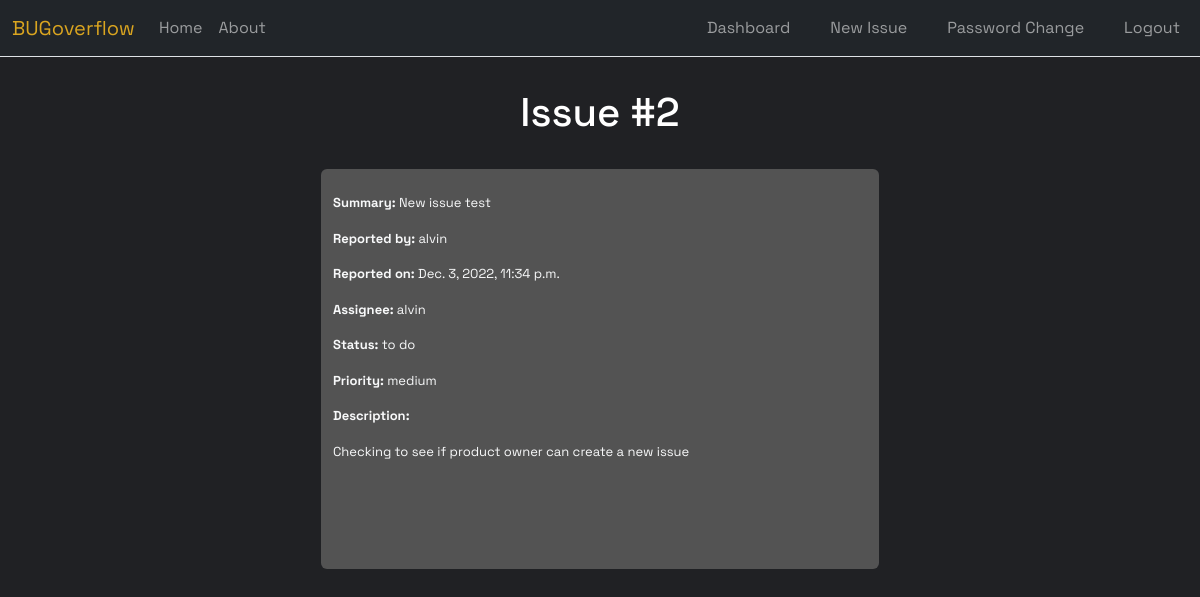
Page /issues/2/ (signed in) on the committed database.
### issues/models.py (models this page shows, shortened)
class Issue(models.Model):
    summary = models.CharField(max_length=1024)
    description = models.TextField()
    status = models.ForeignKey(
        Status,
        on_delete=models.CASCADE,
        null=True
    )
    priority = models.ForeignKey(
        Priority,
        on_delete=models.CASCADE,
        null=True
    )
    reporter = models.ForeignKey(
        get_user_model(),
        on_delete=models.CASCADE
    )
    assignee = models.ForeignKey(
        get_user_model(),
        on_delete=models.CASCADE,
        null=True,
        related_name="assignee",
    )
    created_on = models.DateTimeField(auto_now_add=True)

class Status(models.Model):
    name = models.CharField(max_length=128)
    description = models.TextField()
    def __str__(self):
        return self.name

class Priority(models.Model):
    name = models.CharField(max_length=128)
    description = models.TextField()
    def __str__(self):
        return self.name

### accounts/models.py (models this page shows)
class CustomUser(AbstractUser):
    role = models.ForeignKey(
        Role,
        on_delete=models.CASCADE,
        blank=True,
        null=True
    )
    team = models.ForeignKey(
        Team,
        on_delete=models.CASCADE,
        blank=True,
        null=True
    )

### issues/views.py (the view)
# urls.py: path('<int:pk>/', IssueDetailView.as_view(), name='issue_detail'),
class IssueDetailView(LoginRequiredMixin, DetailView):
    template_name = "issues/detail.html"
    model = Issue

### templates/issues/detail.html (shortened to what this page needs)
{% extends 'base.html' %}
{% load static %}
{% block content %}
<h1>Issue #{{ issue.id }}</h1>
<div class="container detailList w-50 rounded">
    <br>
    <p><b>Summary: </b> {{ issue.summary }}</p>
    <p><b>Reported by: </b> {{ issue.reporter }}</p>
    <p><b>Reported on: </b> {{ issue.created_on }}</p>
    <p><b>Assignee: </b> {{ issue.assignee }}</p>
    <p><b>Status: </b> {{ issue.status }}</p>
    <p><b>Priority: </b> {{ issue.priority }}</p>
    <p><b>Description: </b></p>
    <p>{{ issue.description }}</p>
</div>
<br>
{% endblock content %}

### static/css/base.css (style rules this page uses)
*, *:before, *:after { padding: 0; margin: 0; box-sizing: border-box; font-family: 'Space Grotesk', sans-serif; }
body { background-color: rgb(32, 33, 36); color: rgba(248, 249, 250); font-family: 'Space Grotesk', sans-serif; }
h1 { margin: 2rem 0; color: white; text-align: center; }
p { font-size: small; }
.detailList { box-sizing: border-box; background-color: rgba(90, 90, 90, 0.886); height: 50vh; }

### rows in the picture
Issue: id "2", summary "New issue test", reporter "alvin", created_on "Dec. 3, 2022, 11:34 p.m.", assignee "alvin", status "to do", priority "medium", description "Checking to see if product owner can create a new issue"
